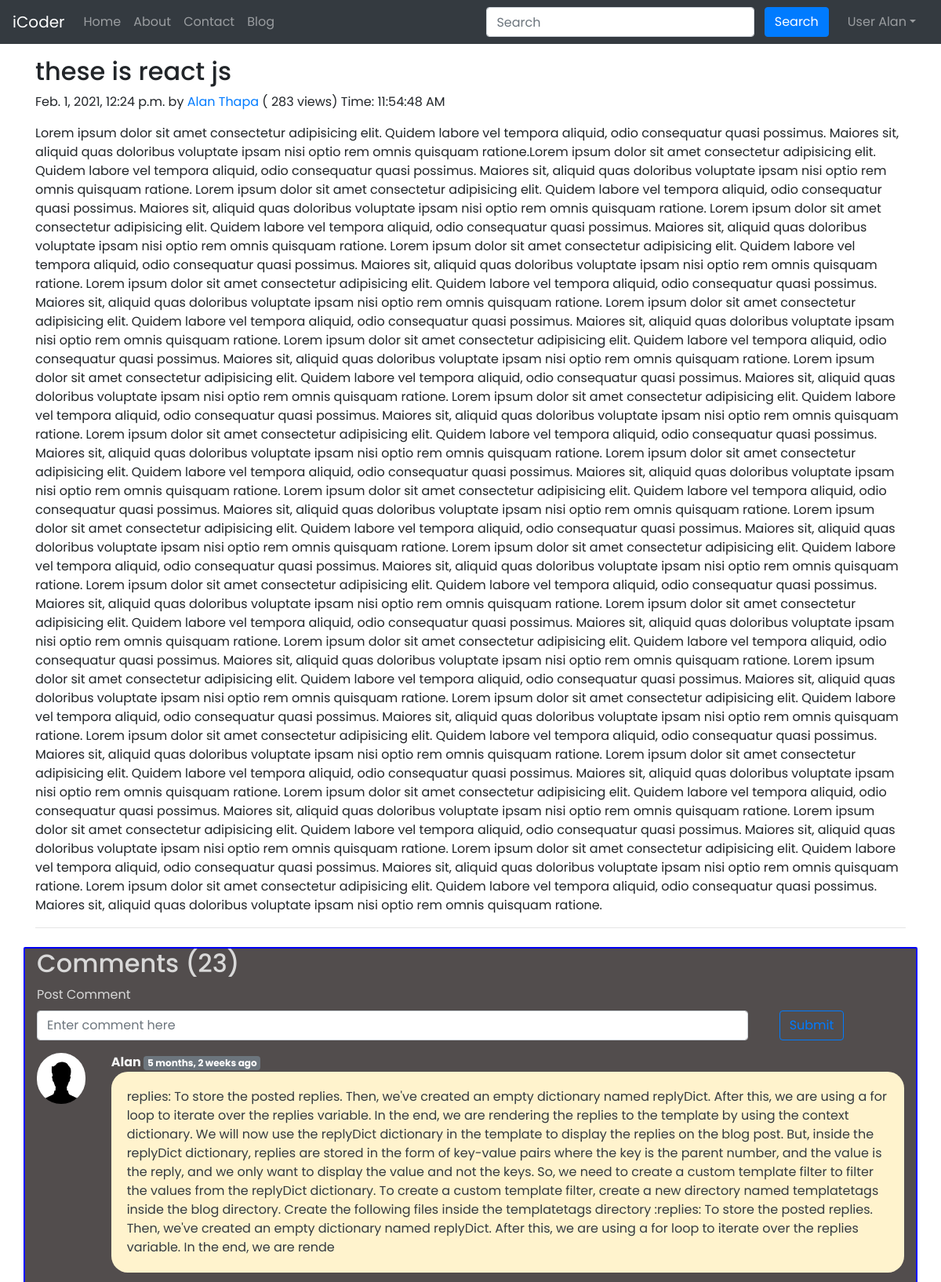
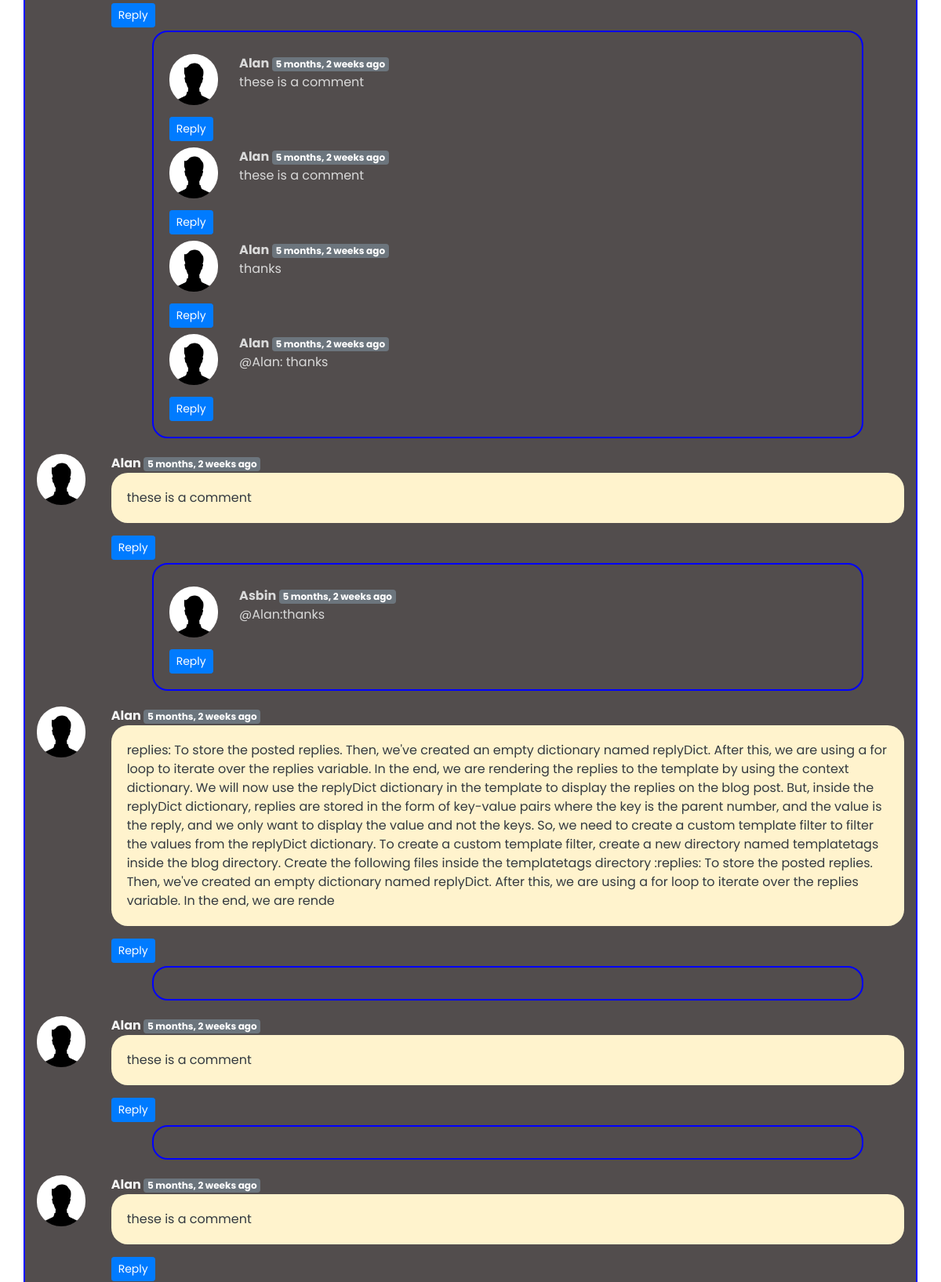
The app's page /blog/werwerwerwer (signed in, upper part) with its own data (2 pictures, top to bottom).
### blog/models.py (models this page shows, shortened)
class Post(models.Model):
    sno = models.AutoField(primary_key=True)
    title = models.CharField(max_length=255)
    author = models.CharField(max_length=14)
    slug = models.CharField(max_length=130)
    views = models.IntegerField(default=0)
    timeStamp = models.DateTimeField(blank=True)
    content = models.TextField()

class BlogComment(models.Model):
    sno = models.AutoField(primary_key=True)
    comment = models.TextField()
    user = models.ForeignKey(User, on_delete=models.CASCADE)
    post = models.ForeignKey(Post, on_delete=models.CASCADE)
    parent = models.ForeignKey('self', on_delete=models.CASCADE, null=True)
    timestamp = models.DateTimeField(default=now)

### blog/views.py (the view)
# urls.py: path('/<str:slug>', views.blogPost, name="blogPost"),
def blogPost(request, slug):
    post = Post.objects.filter(slug=slug).first()
    post.views = post.views + 101
    post.save()
    comments = BlogComment.objects.filter(post=post, parent=None)
    replies = BlogComment.objects.filter(post=post).exclude(parent=None)
    replyDict = {}
    for reply in replies:
        if reply.parent.sno not in replyDict.keys():
            replyDict[reply.parent.sno] = [reply]
        else:
            replyDict[reply.parent.sno].append(reply)
    context = {'post': post, 'comments': comments,
               'user': request.user, 'replyDict': replyDict}
    return render(request, "blog/blogPost.html", context)

### blog/templatetags/extras.py (called while the page is built)
@register.filter(name='get_val')
def get_val(dict, key):
    return dict.get(key)

### templates/blog/BlogPost.html (shortened to what this page needs)
{% extends 'base.html' %}
{% block body %}
{% load humanize %}
{% load extras %}
<div class="container my-3">
    <h2 class="blog-post-title">{{post.title}}</h2>
    <p class="blog-post-meta">{{post.timeStamp}} by <a href="/about">{{post.author}}</a> (<span> {{post.views}}
            views</span>) Time: <span class="display">
        </span></p>
    <p>{{post.content|safe}}</p>
    <hr>
</div>
<div class="container stcontainer my-4">
    <h2> Comments ({{comments.count}}) </h2>
    <div class="my-2">
        {% if user.is_authenticated %}
        <form action="/blog/postComment" method="post">
            <label for="exampleInputEmail1">Post Comment </label>
            <div class="row">
                <div class="col-12 col-md-10 col-lg-10  ">
                    <input type="text" class="form-control" name="comment" placeholder="Enter comment here">
                </div>
                <div class="col-12 col-md-2 col-lg-2 ">
                    <button type="submit" class="btn btn-outline-primary">Submit</button>
                </div>
            </div>
        </form>
        {% else %}
        Please login to post a comment
        {% endif %}
    </div>
    {% for comment in comments %}
    <div class="row my-3">
        <div class="col-md-1 stuserpic">
            <img class="strounded " src="/static/img/user.png" alt="user">
        </div>
        <div class="col-md-11  ">
            <b class="stusername"> {{comment.user.username}} </b>
            <span class="badge badge-secondary ">{{comment.timestamp|naturaltime}}</span>
            <p class="stcomemnt stcomemnt1 alert-warning text-dark">{{comment.comment}}</p>
            <div class="reply mx-0">
                {% if user.is_authenticated %}
                <button class="btn btn-sm btn-primary " type="button" data-toggle="collapse"
                    data-target="#replyBox{{comment.sno}}" aria-expanded="false"
                    aria-controls="replyBox{{comment.sno}}">
                    Reply
                </button>
                {% else %}
                <button class="btn btn-sm btn-primary" type="button" data-toggle="collapse"
                    data-target="#replyBox{{comment.sno}}" aria-expanded="false"
                    aria-controls="replyBox{{comment.sno}}">
                    Login to reply
                </button>
                {% endif %}
                <div class="replies my-1 ">
                    {% for reply in replyDict|get_val:comment.sno %}
                    <div class="row my-2">
                        <div class="col-md-1 ">
                            <img class="strounded-reply" src="/static/img/user.png" alt="user">
                        </div>
                        <div class="col-md-11">
                            <div class="col-md-11 ">
                                <b> {{reply.user.username}} </b>
                                <span class="badge badge-secondary ">{{reply.timestamp|naturaltime}}</span>
                                <div>{{reply.comment}}</div>
                            </div>
                            <br>
                        </div>
                    </div>
                    <button class="btn btn-sm btn-primary" type="button" data-toggle="collapse"
                        data-target="#replyBox{{comment.sno}}" aria-expanded="false"
                        aria-controls="replyBox{{comment.sno}}">
                        Reply
                    </button>
                    {% endfor %}
                </div>
            </div>
        </div>
    </div>
    {% endfor %}
</div>
{% endblock %}

### templates/base.html (shortened to what this page needs)
<!DOCTYPE html>
<html lang="en">
<head>
  {% load static %}
  <link rel="stylesheet" href="../static/css/bootstrap-grid.min.css">
  <link rel="stylesheet" href="../static/css/bootstrap-reboot.css">
  <link rel="stylesheet" href="{% static 'css/bootstrap-grid.css' %}">
  <link rel="stylesheet" href="{% static 'css/bootstrap.css' %}">
  <link rel="stylesheet" href="{% static 'css/bootstrap.min.css' %}">
  <link rel="stylesheet" href="{% static 'css/bootstrap-grid.css' %}">
  <link rel="stylesheet" href="{% static 'css/bootstrap-grid.min.css' %}">
  <link rel="stylesheet" href="{% static 'css/bootstrap-reboot.css' %}">
  <link rel="stylesheet" href="{% static 'css/bootstrap-reboot.min.css' %}">
  <link rel="stylesheet" href="../">
  <link rel="stylesheet" href="https://stackpath.bootstrapcdn.com/bootstrap/4.2.1/css/bootstrap.min.css"
>
</head>
<body>
  <nav class="navbar navbar-expand-lg navbar-dark bg-dark">
    <a class="navbar-brand" href="/">iCoder</a>
    <div class="collapse navbar-collapse" id="navbarSupportedContent">
      <ul class="navbar-nav mr-auto">
        <li class="nav-item {% block homeactive %}  {% endblock homeactive %}">
          <a class="nav-link" href="/">Home <span class="sr-only">(current)</span></a>
        </li>
        <li class="nav-item {% block aboutactive %}  {% endblock aboutactive %}">
          <a class="nav-link" href="/about">About</a>
        </li>
        <li class="nav-item {% block contactactive %}  {% endblock contactactive %} ">
          <a class="nav-link" href="/contact">Contact</a>
        </li>
        <li class="nav-item {% block blogactive %}  {% endblock blogactive %} ">
          <a class="nav-link" href="/blog">Blog</a>
        </li>
      </ul>
      <div class="ml-auto form-inline ">
        <form method="get" action="/search" class="my-2 my-lg-0 mx-3">
          <input class="form-control mr-sm-2" type="search" placeholder="Search" aria-label="Search" name="query"
            id="query">
          <button class="btn btn-primary my-2 my-sm-0 " type="submit">Search</button>
        </form>
        {% if user.is_authenticated %}
        <ul class="navbar-nav mr-2">
          <li class="nav-item dropdown">
            <a class="nav-link dropdown-toggle" href='#' id="navbarDropdown" role="button" data-toggle="dropdown">
              User {{request.user}}</a>
          </li>
        </ul>
      </div>
      {% endif %}
    </div>
  </nav>
  {% block body %}
  {% endblock body %}
</body>
</html>

### templates/blog/BlogPost.html (style rules this page uses)
.stusername { color: #f3f3f3; }
.stcontainer { background-color: rgb(82, 77, 77); color: #d9d9d9; border-radius: 2px; border: 2px solid blue; }
.strounded { background: #1111; border-radius: 54px; height: 65px; }
.strounded-reply { background: #1111; border-radius: 34px; height: 65px; }
.form-control { width: 99%; }
.stcomemnt { color: #fff; border-radius: 21px; padding: 20px; }
.replies { padding: 20px; margin-left: 52px; margin-right: 52px; border: 2px solid blue; border-radius: 20px; }

### templates/base.html (style rules this page uses)
* { margin: 0; padding: 0; box-sizing: border-box; font-family: 'Poppins', sans-serif; }

### records on screen
Post: title "these is react js", timeStamp "Feb. 1, 2021, 12:24 p.m.", author "Alan Thapa", views "283", content "Lorem ipsum dolor sit amet consectetur adipisicing elit. Quidem labore vel tempora aliquid, odio consequatur quasi possimus. Maiores sit, aliquid quas doloribus voluptate ipsam nisi optio rem omnis quisquam ratione.Lorem ipsum dolor sit amet consectetur adipisicing elit. Quidem labore vel tempora aliquid, odio consequatur quasi possimus. Maiores sit, aliquid quas doloribus voluptate ipsam nisi optio rem omnis quisquam ratione. Lorem ipsum dolor sit amet consectetur adipisicing elit. Quidem labore vel tempora aliquid, odio consequatur quasi possimus. Maiores sit, aliquid quas doloribus voluptate ipsam nisi optio rem omnis quisquam ratione. Lorem ipsum dolor sit amet consectetur adipisicing…"
BlogComment: user.username "Alan", timestamp "5 months, 2 weeks ago", comment "replies: To store the posted replies. Then, we've created an empty dictionary named replyDict. After this, we are using a for loop to iterate over the replies variable. In the end, we are rendering the replies to the template by using the context dictionary. We will now use the replyDict dictionary in the template to display the replies on the blog post. But, inside the replyDict dictionary, replies are stored in the form of key-value pairs where the key is the parent number, and the value is the reply, and we only want to display the value and not the keys. So, we need to create a custom template filter to filter the values from the replyDict dictionary. To create a custom template filter,…"
BlogComment: user.username "Alan", timestamp "5 months, 2 weeks ago", comment "these is a comment"
BlogComment: user.username "Alan", timestamp "5 months, 2 weeks ago", comment "these is a comment"
BlogComment: user.username "Alan", timestamp "5 months, 2 weeks ago", comment "thanks"
BlogComment: user.username "Alan", timestamp "5 months, 2 weeks ago", comment "@Alan: thanks"
BlogComment: user.username "Alan", timestamp "5 months, 2 weeks ago", comment "these is a comment"
BlogComment: user.username "Asbin", timestamp "5 months, 2 weeks ago", comment "@Alan:thanks"
BlogComment: user.username "Alan", timestamp "5 months, 2 weeks ago", comment "replies: To store the posted replies. Then, we've created an empty dictionary named replyDict. After this, we are using a for loop to iterate over the replies variable. In the end, we are rendering the replies to the template by using the context dictionary. We will now use the replyDict dictionary in the template to display the replies on the blog post. But, inside the replyDict dictionary, replies are stored in the form of key-value pairs where the key is the parent number, and the value is the reply, and we only want to display the value and not the keys. So, we need to create a custom template filter to filter the values from the replyDict dictionary. To create a custom template filter,…"
BlogComment: user.username "Alan", timestamp "5 months, 2 weeks ago", comment "these is a comment"
BlogComment: user.username "Alan", timestamp "5 months, 2 weeks ago", comment "these is a comment"

### other values on screen
{{ request.user }} "Alan"
{{ comments.count }} "23"
